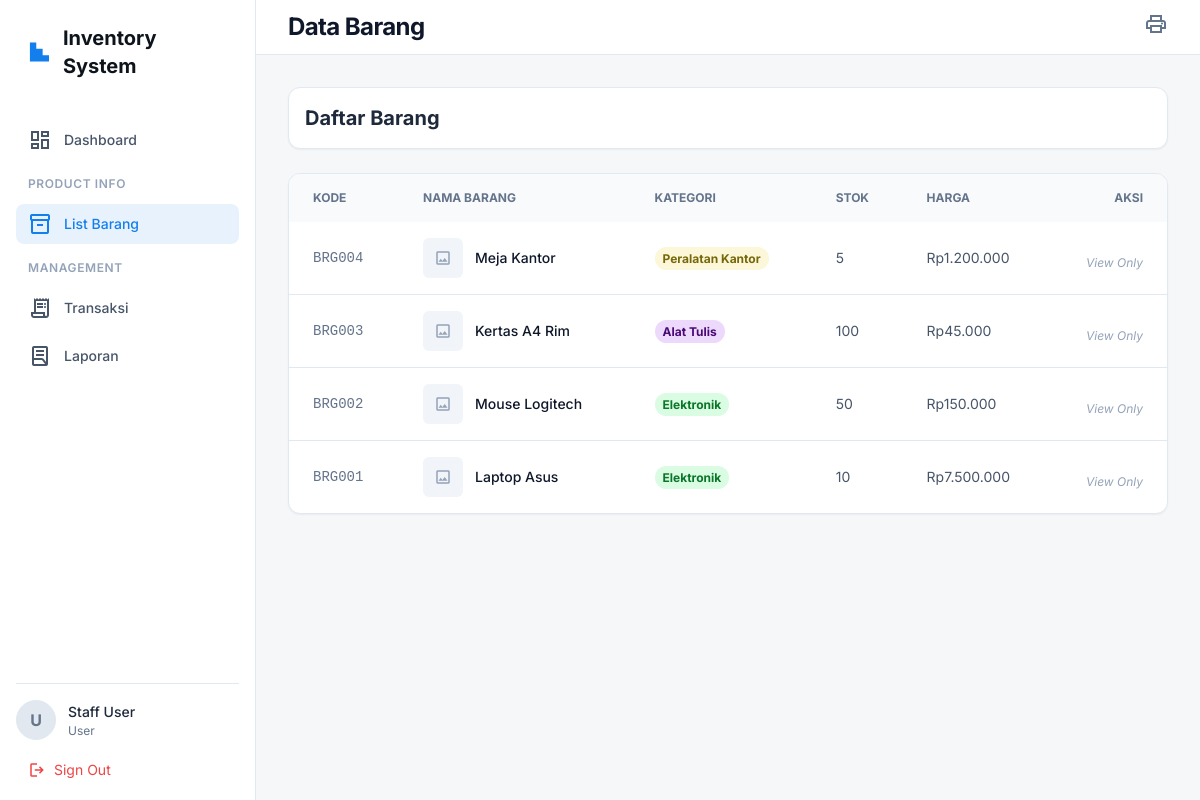
The app's page /barang.php (signed in) with its own data.
### tables this page shows
CREATE TABLE IF NOT EXISTS barang (
    id INT AUTO_INCREMENT PRIMARY KEY,
    kode_barang VARCHAR(20) UNIQUE NOT NULL,
    nama_barang VARCHAR(100) NOT NULL,
    kategori_id INT,
    stok INT DEFAULT 0,
    harga DECIMAL(10, 2) DEFAULT 0,
    created_at TIMESTAMP DEFAULT CURRENT_TIMESTAMP,
    FOREIGN KEY (kategori_id) REFERENCES kategori(id) ON DELETE SET NULL
);

CREATE TABLE IF NOT EXISTS kategori (
    id INT AUTO_INCREMENT PRIMARY KEY,
    nama_kategori VARCHAR(100) NOT NULL,
    created_at TIMESTAMP DEFAULT CURRENT_TIMESTAMP
);

### config/database.php (called while the page is built, shortened)
<?php
$host = 'localhost';
$user = 'root';
$pass = '';
$db   = 'uas_sopian';
$conn = mysqli_connect($host, $user, $pass, $db);
function query($query) {
    global $conn;
    $result = mysqli_query($conn, $query);
    $rows = [];
    while ($row = mysqli_fetch_assoc($result)) {
        $rows[] = $row;
    }
    return $rows;
}
function getCategoryStyle($input) {
    if (is_numeric($input)) {
        $seed = (int)$input;
    } else {
        $seed = crc32($input);
    }
    $hue = ($seed * 137.508) % 360;
    $s = 85;
    $l = 92;
    $l_text = 25;
    return "background-color: hsl($hue, $s%, $l%); color: hsl($hue, $s%, $l_text%);";
}
?>

### barang.php (the view, shortened to what this page needs)
<?php
$barang = query("SELECT b.*, k.nama_kategori FROM barang b LEFT JOIN kategori k ON b.kategori_id = k.id ORDER BY b.id DESC");
require 'includes/header.php';
?>
<div class="flex justify-between items-center bg-white dark:bg-slate-900 p-4 rounded-xl border border-slate-200 dark:border-slate-800 shadow-sm">
    <h2 class="text-xl font-bold text-slate-800 dark:text-white">Daftar Barang</h2>
</div>
<div class="bg-white dark:bg-slate-900 rounded-xl border border-slate-200 dark:border-slate-800 shadow-sm overflow-hidden">
    <table class="w-full text-left text-sm text-slate-600 dark:text-slate-300">
        <thead class="bg-slate-50 dark:bg-slate-800 text-xs uppercase font-semibold text-slate-500">
            <tr>
                <th class="px-6 py-4">Kode</th>
                <th class="px-6 py-4">Nama Barang</th>
                <th class="px-6 py-4">Kategori</th>
                <th class="px-6 py-4">Stok</th>
                <th class="px-6 py-4">Harga</th>
                <th class="px-6 py-4 text-right">Aksi</th>
            </tr>
        </thead>
        <tbody class="divide-y divide-slate-200 dark:divide-slate-700">
            <?php foreach($barang as $b): ?>
            <tr class="hover:bg-slate-50 dark:hover:bg-slate-800 transition">
                <td class="px-6 py-4 font-mono text-slate-500"><?= $b['kode_barang'] ?></td>
                <td class="px-6 py-4 font-medium text-slate-900 dark:text-white flex items-center gap-3">
                    <?php if(!empty($b['gambar']) && file_exists('assets/products/'.$b['gambar'])): ?>
                    <img src="assets/products/<?= $b['gambar'] ?>" class="w-10 h-10 object-cover rounded-md border border-slate-100">
                    <?php else: ?>
                    <div class="w-10 h-10 bg-slate-100 rounded-md flex items-center justify-center text-slate-400">
                        <span class="material-symbols-outlined text-lg">image</span>
                    </div>
                    <?php endif; ?>
                    <?= $b['nama_barang'] ?>
                </td>
                <td class="px-6 py-4">
                    <span class="text-xs px-2 py-1 rounded-full font-bold" style="<?= getCategoryStyle($b['kategori_id'] ?? $b['nama_kategori'] ?? '0') ?>">
                        <?= $b['nama_kategori'] ?? 'Uncategorized' ?>
                    </span>
                </td>
                <td class="px-6 py-4 <?= $b['stok'] < 5 ? 'text-red-500 font-bold' : '' ?>"><?= $b['stok'] ?></td>
                <td class="px-6 py-4">Rp<?= number_format($b['harga'], 0, ',', '.') ?></td>
                <td class="px-6 py-4 text-right flex justify-end gap-2">
                    <?php if($_SESSION['role'] == 'admin'): ?>
                    <button onclick='editModal(<?= htmlspecialchars(json_encode($b), ENT_QUOTES) ?>)' class="text-blue-600 hover:text-blue-800 p-2 rounded hover:bg-blue-50 transition">
                        <span class="material-symbols-outlined">edit</span>
                    </button>
                    <button onclick="confirmDelete(<?= $b['id'] ?>)" class="text-red-600 hover:text-red-800 p-2 rounded hover:bg-red-50 transition">
                        <span class="material-symbols-outlined">delete</span>
                    </button>
                    <?php else: ?>
                    <span class="text-slate-400 text-xs italic">View Only</span>
                    <?php endif; ?>
                </td>
            </tr>
            <?php endforeach; ?>
        </tbody>
    </table>
</div>
<?php require 'includes/footer.php'; ?>

### includes/header.php (style rules this page uses)
.material-symbols-outlined { font-variation-settings: 'FILL' 0, 'wght' 400, 'GRAD' 0, 'opsz' 24; }

### records on screen
barang: kode_barang "BRG004", nama_barang "Meja Kantor", kategori.nama_kategori "Peralatan Kantor", stok "5", harga "1.200.000"
barang: kode_barang "BRG003", nama_barang "Kertas A4 Rim", kategori.nama_kategori "Alat Tulis", stok "100", harga "45.000"
barang: kode_barang "BRG002", nama_barang "Mouse Logitech", kategori.nama_kategori "Elektronik", stok "50", harga "150.000"
barang: kode_barang "BRG001", nama_barang "Laptop Asus", kategori.nama_kategori "Elektronik", stok "10", harga "7.500.000"

### other values on screen
substr($_SESSION['username'], 0, 1) "U"
$_SESSION['nama_lengkap'] "Staff User"
$_SESSION['role'] "User"
$title "Data Barang"
